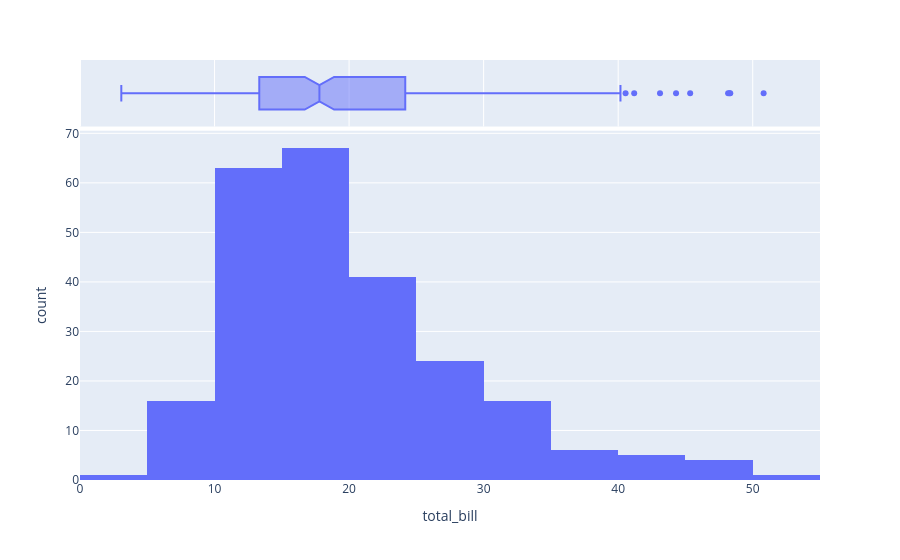

The code cell stored with this chart in its notebook:
### Markdown cell above
Plotly

### Code cell
# воспользуемся функцией histogram(),
px.histogram(
    tips,  # передав ей датафрейм,
    x="total_bill",  # конкретный столбец для построения данных,
    nbins=10,  # количество интервалов в гистограмме
    marginal="box",
)  # и тип дополнительного графика

### Figure 1 — Plotly figure (JSON) as saved in the notebook; plotly's stock layout.template omitted (floating-point values rounded to 4 significant figures; data arrays with more than 128 entries replaced by an {"elided": "..."} marker saying what was removed)
{"data": [{"alignmentgroup": "True", "bingroup": "x", "hovertemplate": "total_bill=%{x}<br>count=%{y}<extra></extra>", "legendgroup": "", "marker": {"color": "#636efa", "pattern": {"shape": ""}}, "name": "", "nbinsx": 10, "offsetgroup": "", "orientation": "v", "showlegend": false, "type": "histogram", "x": {"elided": "244 float values"}, "xaxis": "x", "yaxis": "y"}, {"alignmentgroup": "True", "hovertemplate": "total_bill=%{x}<extra></extra>", "legendgroup": "", "marker": {"color": "#636efa"}, "name": "", "notched": true, "offsetgroup": "", "showlegend": false, "type": "box", "x": {"elided": "244 float values"}, "xaxis": "x2", "yaxis": "y2"}], "layout": {"barmode": "relative", "legend": {"tracegroupgap": 0}, "margin": {"t": 60}, "xaxis": {"anchor": "y", "domain": [0, 1], "title": {"text": "total_bill"}}, "xaxis2": {"anchor": "y2", "domain": [0, 1], "matches": "x", "showgrid": true, "showticklabels": false}, "yaxis": {"anchor": "x", "domain": [0, 0.8316], "title": {"text": "count"}}, "yaxis2": {"anchor": "x2", "domain": [0.8416, 1], "matches": "y2", "showgrid": false, "showline": false, "showticklabels": false, "ticks": ""}}}
